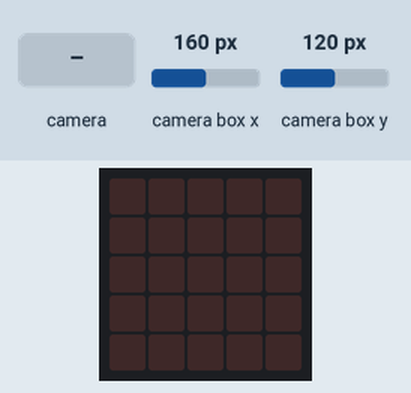
Simulated run of this program. Board: Calliope mini (MakeCode). Parts: the board's 5×5 LED display. The test bench sets the inputs (shaded band); at power-on: camera box x 160 px, camera box y 120 px.

Above: at 1.2 s.
1.3 s: the camera recognises learned object ID1 for 2 s
At 2.5 s:
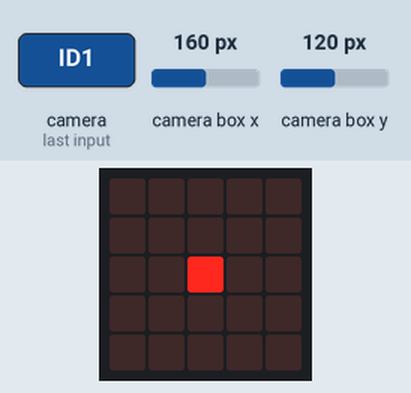
Timing chart, 0 to 4.3 s (numbered marks = the images above; inputs shaded):
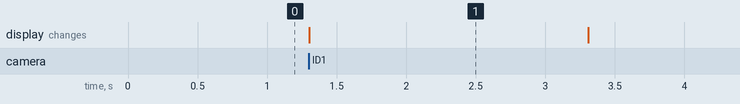

Measured:
- after the input at 1.3 s, the display: changes at once (image 1)
- what the display in image 1 shows lasts 2.0 s, from 1.3 s to 3.3 s

The program:

main.ts
```typescript
let yalt = 0
let xalt = 0
let yneu = 0
let xneu = 0
huskylens.initI2c()
huskylens.initMode(protocolAlgorithm.ALGORITHM_OBJECT_TRACKING)
huskylens.writeName(1, "Ball")
/**
 * Huskylens 320x240
 *
 * LED-Matrix 5x5
 */
/**
 * Links LEDReihe 0,1
 *
 * Mitte LEDReihe 2
 *
 * Rechts LEDReihe 3,4
 */
basic.forever(function () {
    huskylens.request()
    if (huskylens.isLearned(1)) {
        xneu = huskylens.readeBox(1, Content1.xCenter)
        yneu = huskylens.readeBox(1, Content1.yCenter)
        if (xneu > 0) {
            xneu = pins.map(
            xneu,
            0,
            320,
            0,
            5
            )
            yneu = pins.map(
            yneu,
            0,
            240,
            0,
            5
            )
            led.unplot(xalt, yalt)
            led.plot(xneu, yneu)
            xalt = xneu
            yalt = yneu
        } else {
            led.unplot(xalt, yalt)
        }
    }
})
```

test.ts
```typescript
// Hier kann man Tests durchführen; diese Datei wird nicht kompiliert, wenn dieses Paket als Erweiterung verwendet wird.
```
